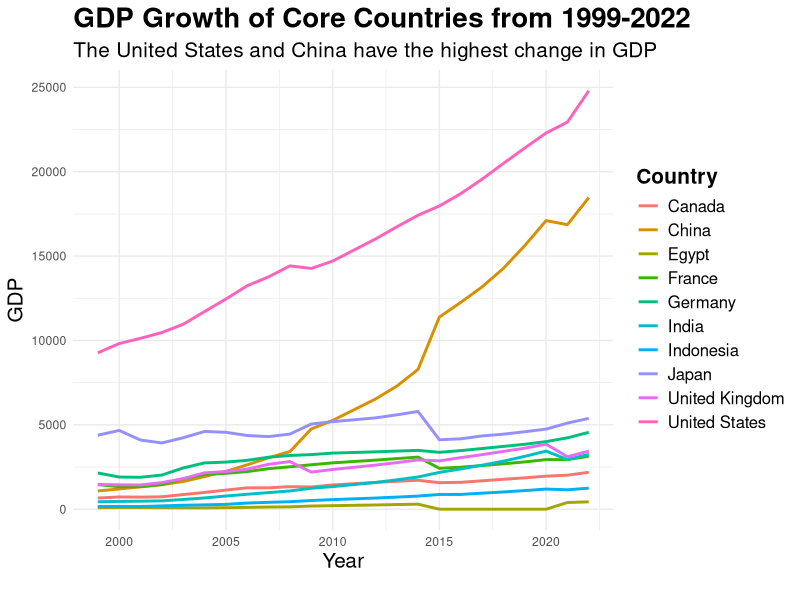

Source code (R):
## ---- chunk 1
library(tidyverse)
## ---- chunk 2
gdp_data <- read_csv("GDP.csv")
selected_countries <- gdp_data %>%
                     filter(Country %in% c("United States", "China", "India", "Germany", "Indonesia",
                                           "Egypt", "Japan", "France", "United Kingdom", "Canada"))


long_gdp_data <- gather(selected_countries, key = "Year", value = "GDP", -Country)
long_gdp_data$Year <- as.numeric(as.character(long_gdp_data$Year))

ggplot(long_gdp_data, aes(x = Year, y = GDP, group = Country, color = Country)) +
    geom_line(linewidth = 1) +
    theme_minimal() +
  theme(plot.title = element_text(size = 20, face = "bold"),
        plot.subtitle = element_text(size = 15),
        axis.title.x = element_text(size = 15),
        axis.title.y = element_text(size = 15),
        legend.title = element_text(size = 15, face = "bold"),
        legend.text = element_text(size = 12)) +
    labs(title = "GDP Growth of Core Countries from 1999-2022",
         subtitle = "The United States and China have the highest change in GDP",
         x = "Year",
         y = "GDP", 
         caption = "")
